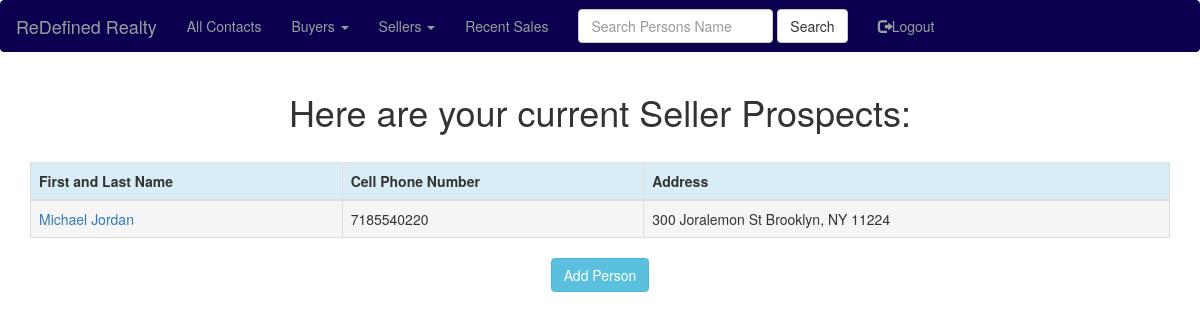
The app's page /seller_prospects (signed in) with its own data.
### app/models.py (models this page shows, shortened)
class People(db.Model):
    id = db.Column(db.Integer, primary_key=True)
    first_name=db.Column(db.String(20))
    last_name=db.Column(db.String(20))
    phone_cell=db.Column(db.Integer)
    ptype=db.Column(db.String(6))
    pstatus=db.Column(db.String(7))
    notes=db.Column(db.String(140))
    house_number=db.Column(db.String(140))
    street_name=db.Column(db.String(140))
    city_name=db.Column(db.String(140))
    state_name=db.Column(db.String(140))
    zip_code=db.Column(db.String(140))
    price=db.Column(db.Integer)
    user_account_pk=db.Column(db.Integer, db.ForeignKey('user.id'))
    ProfileNotes=db.relationship('ProfileNotes', backref='peopleprofilenotes', lazy='dynamic')

### app/routes.py (the view)
@app.route('/seller_prospects', methods=['GET'])
@login_required
def seller_prospects():
    sellerprospects=view_seller_prospects(current_user=current_user)
    return render_template('seller_prospects.html', title='Seller Prospects', sellerprospects=sellerprospects)

### app/models.py (called while the page is built)
@login.user_loader
def load_user(id):
    return User.query.get(int(id))

### app/queryfunc.py (called while the page is built)
def view_seller_prospects(current_user):
    currentuser = User.query.filter_by(username=current_user.username).first()
    account_pk = currentuser.id
    sellerprospects=People.query.filter_by(user_account_pk=account_pk, ptype="seller", pstatus="prospect").all()
    return sellerprospects

### app/templates/seller_prospects.html
{% extends "base.html" %}
{% import 'bootstrap/wtf.html' as wtf %}
{% block app_content %}
    <center><h1>Here are your current Seller Prospects:</h1></center>
    <br>
    <div class="table-responsive">
        <table class="table table-bordered">
            <thead>
                <tr class="info">
                    <th>First and Last Name</th>
                    <th>Cell Phone Number</th>
                    <th>Address</th>
                </tr>
            </thead>
            {% for everyone in sellerprospects %}
            <TR>
                <TD class="active"><a href="{{ url_for('view_people', people_id=everyone.id) }}">{{ everyone.first_name }}  {{ everyone.last_name }}</a></TD>
                <TD class="active">{{ everyone.phone_cell }}</TD>
                {% if everyone.house_number %}
                <TD class="active">{{ everyone.house_number }} {{ everyone.street_name }} {{ everyone.city_name }}, {{ everyone.state_name }} {{ everyone.zip_code }}</TD>
                {% endif %}
            </TR>
            {% endfor %}
        </table>
    </div>
    <center>
        <div class="btn-group">
            <a href="{{ url_for('add_people') }}" class="btn btn-info">Add Person</a>
        </div>
    </center>
{% endblock %}

### records on screen
People: first_name "Michael", last_name "Jordan", phone_cell "7185540220", house_number "300", street_name "Joralemon St", city_name "Brooklyn", state_name "NY", zip_code "11224"
